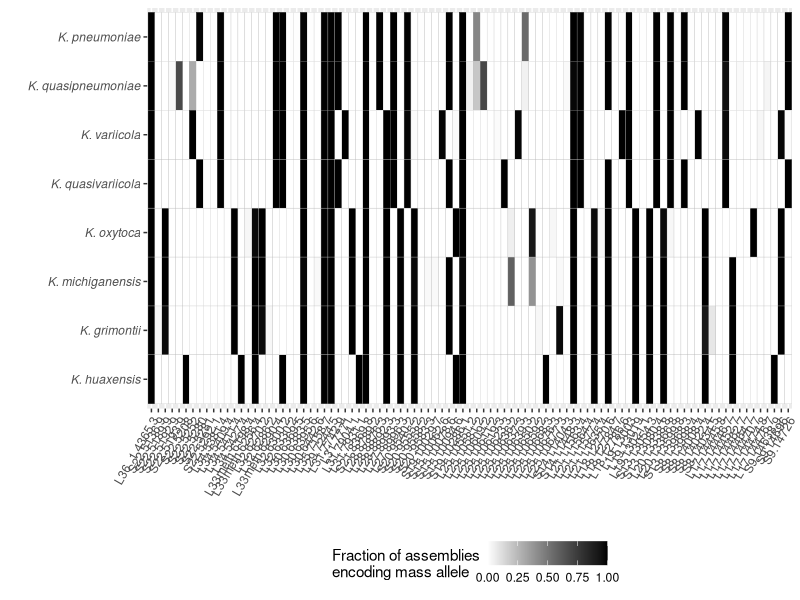

Reproduce this figure in R.
# Aline Cuénod
# This script generates a heatmap, displaying the frequency of ribosomal mass alleles, predicted from Klebsiella species genomic data.
# Inputs are 
# (i) The predicted masses in binary form, displaying which Klebsiella assembly (rows) encodes which mass alleles (columns) and 
# (ii) The file 'Table_S1_Assemblies' which lists all assemblies and also includes the information which strains were included in the genomic analysis (dereplicated, excluding strains which shared > 99.9% ANIm with another strain in the selection)

#Load packages
library('dplyr')
library('ggplot2')
library('tidyr')

# import predicted ribosomal mass alleles
binary_full<-read.csv('./2021-05-Table_S4_predicted_masses.csv', sep = ',')
# change columnname
colnames(binary_full)[1] <- "Strain"
# harmonise strainnames
binary_full$Strain<-gsub('Klebsiella\\_huaxensis_WCHKl090001\\(T\\)', 'Klebsiella_huaxensis_WCHKl090001', binary_full$Strain)

# import list of assemblies
assemblies<-read.csv('./Table_S1_Assemblies.csv', sep = ',')
colnames(assemblies)<-assemblies[1,]
assemblies<-assemblies[-1,]
# select dereplicated strains which have been included in the genomic analysis
sel <- assemblies[assemblies$`Included in comperative genomics analysis` == TRUE,]

# Check which are missing in binary table 
# These had an incomplete set of predicted ribosomal mass alleles and where therefor excluded from the binary table
assemblies['in_binary_table_ribos']<-assemblies$Strain %in% binary_full$Strain

# reduce binary table to strains also included in genomic analysis in order to avoid bias being introduced by closely related strains
binary_sel<-binary_full[binary_full$Strain %in% sel$Strain,]

# from the strainname, exctract which strain belongs to which species
binary_sel<-binary_full[binary_full$Strain %in% sel$Strain,]
binary_sel['species'] <- gsub('(^.+\\_.+\\_)(.*)', '\\1', binary_sel$Strain)
binary_sel['species'] <- gsub('-subsp\\-.*$|\\_$', '', binary_sel$species)
binary_sel['species'] <- gsub('\\_', ' ', binary_sel$species)

# change the class of all binary columns to numeric
binary_col <- colnames(binary_sel)[!colnames(binary_sel) %in% c("species", "Asssembly","Strain")]
binary_sel[binary_col] <- sapply(binary_sel[binary_col],as.numeric)

# summarise the occurences of a mass allele by species by calculating the mean value.
binary_sel_sum <- binary_sel %>% 
  group_by(species) %>% 
  summarise(across(all_of(binary_col), mean))

# remove the mass alleles which do not vary between the strains and are the same throughout the entire set of genomes
binary_sel_sum_ <- binary_sel_sum[, colSums(binary_sel_sum != 0) > 0]
binary_sel_sum <-binary_sel_sum_
# set the species as rownames 
rownames(binary_sel_sum)<-binary_sel_sum$species
binary_sel_sum$species<-NULL

# convert to 'longer' format in order to plot
binary_sel_sum_long<-pivot_longer(binary_sel_sum_, cols = colnames(binary_sel_sum_)[!colnames(binary_sel_sum_) %in% 'species'])

# convert 'mass' to numeric in order to display all mass alleles with ascending mass
binary_sel_sum_long['mass']<-as.numeric(as.character(sub('(^.*\\.)(\\d{4,}\\.*\\d*)', '\\2', binary_sel_sum_long$name)))
# order the mass alleles according to their mass
binary_sel_sum_long$name<-factor(binary_sel_sum_long$name, levels = unique(binary_sel_sum_long$name[order(binary_sel_sum_long$mass)]))
# order the species
binary_sel_sum_long$species<-factor(binary_sel_sum_long$species, levels = c('Klebsiella pneumoniae', 'Klebsiella quasipneumoniae', 'Klebsiella variicola', 'Klebsiella quasivariicola', 'Klebsiella oxytoca', 'Klebsiella michiganensis', 'Klebsiella grimontii', 'Klebsiella huaxensis'), 
                                    labels =  c('K. pneumoniae', 'K. quasipneumoniae', 'K. variicola', 'K. quasivariicola', 'K. oxytoca', 'K. michiganensis', 'K. grimontii', 'K. huaxensis'))
# plot the heatmap, displaying the occurence of the differential mass alleles per species
frq_ribos<-ggplot(binary_sel_sum_long, aes(name, species, fill= value)) + 
  geom_tile(colour = 'grey') +
  theme(axis.text.x = element_text(angle = 60, vjust = 1, hjust=1), axis.text.y = element_text(face = "italic"), legend.position = 'bottom') +
  scale_y_discrete(limits=rev) + scale_fill_gradient(low = 'white', high = 'black') + 
  xlab('') +
  ylab('') + labs(fill = "Fraction of assemblies\nencoding mass allele")

# export the plot
pdf('./freq_ribos.pdf', width = 16, height =3.5)
frq_ribos
dev.off()
